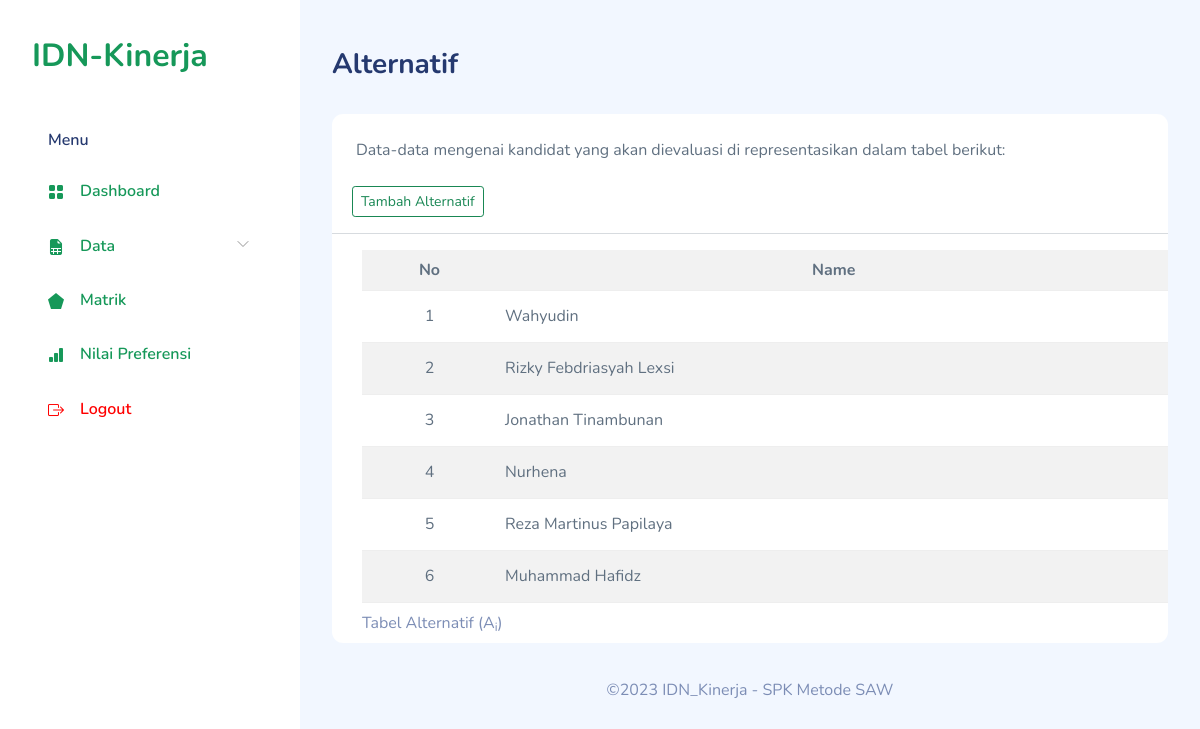
Before: /alternatif.php (signed in) with the older database file.
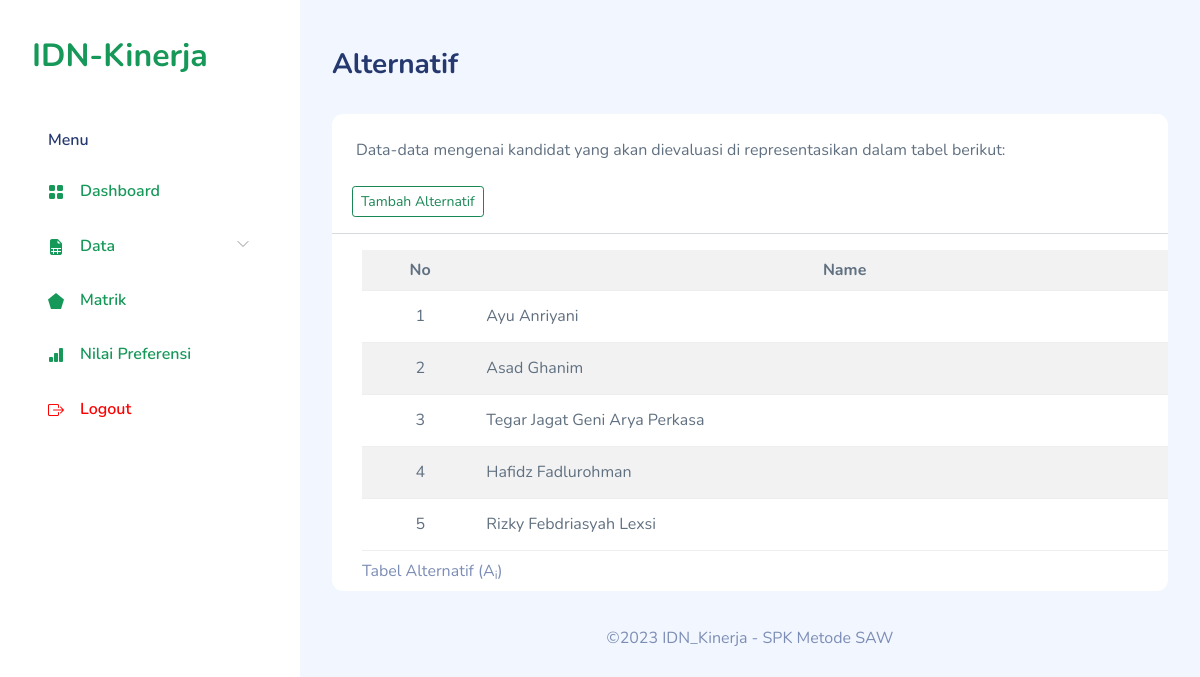
After: the same page with the newer database file.
### tables this page shows
CREATE TABLE `saw_alternatives` (
  `id_alternative` smallint(5) UNSIGNED NOT NULL,
  `name` varchar(30) NOT NULL
);

### alternatif.php (the view, shortened to what this page needs)
<!DOCTYPE html>
<html lang="en">
    <?php
        require "layout/head.php";
        require "include/conn.php";
    ?>
<body>
    <div id="app">
        <?php require "layout/sidebar.php";?>
        <div id="main">
            <div class="page-heading">
                <h3>Alternatif</h3>
            </div>
            <div class="page-content">
                <section class="row">
                    <div class="col-12">
                        <div class="card">
                            <div class="card-content">
                                <div class="card-body">
                                    <p class="card-text">
                                        Data-data mengenai kandidat yang akan dievaluasi di representasikan dalam
                                        tabel berikut:
                                    </p>
                                </div>
                                <div class="ml-auto">
                                    <button type="button" class="btn btn-outline-success btn-sm" data-bs-toggle="modal" data-bs-target="#inlineForm" style="margin-left: 20px;">
                                        Tambah Alternatif
                                    </button>
                                </div>
                                <hr>
                                <div class="table-responsive">
                                    <table class="table table-border table-striped mb-0" style="width: 1100px;margin-left: 30px;margin-right: 30px;">
                                        <caption> Tabel Alternatif (A<sub>i</sub>) </caption>
                                        <tr>
                                            <th class="text-center">No</th>
                                            <th class="text-center">Name</th>
                                        </tr>
                                        <?php
                                            $sql = 'SELECT id_alternative,name FROM saw_alternatives';
                                            $result = $db->query($sql);
                                            $i = 0;
                                            while ($row = $result->fetch_object()) {
                                                echo "<tr>
                                                    <td class='text-center'>" . (++$i) . "</td>
                                                    <td class='center'>{$row->name}</td>
                                                    <td class='text-center'>
                                                        <div class='btn-group mb-1'>
                                                            <div class='dropdown text-center'>
                                                                <button class='btn dropdown-toggle me-1 btn-sm' type='button'
                                                                    id='dropdownMenuButton' data-bs-toggle='dropdown'
                                                                    aria-haspopup='true' aria-expanded='false' style='background-color: #169859;color: white;'>
                                                                    Aksi
                                                                </button>
                                                                <div class='dropdown-menu' aria-labelledby='dropdownMenuButton'>
                                                                    <a class='dropdown-item' href='alternatif-edit.php?id={$row->id_alternative}'>Edit</a>
                                                                    <a class='dropdown-item' href='alternatif-hapus.php?id={$row->id_alternative}'>Hapus</a>
                                                                </div>
                                                            </div>
                                                        </div>
                                                    </td>
                                                  </tr>\n";
                                            }
                                        ?>
                                    </table>
                                </div>
                            </div>
                        </div>
                    </div>
                </section>
            </div>
            <?php require "layout/footer.php";?>
        </div>
    </div>
</body>
</html>

### layout/head.php (shortened to what this page needs)
<head>
    <link rel="stylesheet" href="assets/css/bootstrap.css">
    <link rel="stylesheet" href="assets/vendors/iconly/bold.css">
    <link rel="stylesheet" href="assets/vendors/perfect-scrollbar/perfect-scrollbar.css">
    <link rel="stylesheet" href="assets/vendors/bootstrap-icons/bootstrap-icons.css">
    <link rel="stylesheet" href="assets/css/app.css">
</head>

### layout/sidebar.php (shortened to what this page needs)
<div id="sidebar" class="active">
    <div class="sidebar-wrapper active">
        <div class="sidebar-header">
            <div class="d-flex justify-content-between">
                <div class="logo">
                    <a href="./" style="color: #169859;">IDN-Kinerja</a>
                </div>
            </div>
        </div>
        <div class="sidebar-menu">
            <ul class="menu">
                <li class="sidebar-title">Menu</li>
                <li class="sidebar-item">
                    <a href="./" class='sidebar-link'>
                        <i class="bi bi-grid-fill" style="color: #169859;"></i>
                        <span style="color: #169859;">Dashboard</span>
                    </a>
                </li>
                <li class="sidebar-item  has-sub">
                    <a href="#" class='sidebar-link'>
                        <i class="bi bi-file-earmark-spreadsheet-fill" style="color: #169859;"></i>
                        <span style="color: #169859;">Data</span>
                    </a>
                </li>
                <li class="sidebar-item">
                    <a href="matrik.php" class='sidebar-link' style="color: #169859;">
                        <i class="bi bi-pentagon-fill" style="color: #169859;"></i>
                        <span>Matrik</span>
                    </a>
                </li>
                <li class="sidebar-item">
                    <a href="preferensi.php" class='sidebar-link'>
                        <i class="bi bi-bar-chart-fill" style="color: #169859;"></i>
                        <span style="color: #169859;">Nilai Preferensi</span>
                    </a>
                </li>
                <li class="sidebar-item">
                    <a href="logout.php" class='sidebar-link'>
                        <i class="bi bi-box-arrow-right" style="color: red;"></i>
                        <span style="color: red;">Logout</span>
                    </a>
                </li>
            </ul>
        </div>
    </div>
</div>

### layout/footer.php
<footer>
    <div class="footer clearfix mb-0 text-muted text-center">
        <div>
            <p class="text-center">&copy;2023 IDN_Kinerja - SPK Metode SAW</p>
        </div>
    </div>
</footer>

### assets/css/app.css (style rules this page uses)
.card { margin-bottom:2.2rem;border:none }
.card .card-content { position:relative }
.card .card-body { padding:1.5rem }
#sidebar.active .sidebar-wrapper { left:0 }
.sidebar-wrapper { width:300px;height:100vh;position:fixed;top:0;z-index:10;overflow-y:auto;background-color:#fff;bottom:0;transition:left .5s ease-out }
.sidebar-wrapper .sidebar-header { padding:2rem 2rem 1rem;font-size:2rem;font-weight:700 }
.sidebar-wrapper .menu { margin-top:2rem;padding:0 2rem;font-weight:600 }
.sidebar-wrapper .menu .sidebar-title { padding:0 1rem;margin:1.5rem 0 1rem;font-size:1rem;list-style:none;font-weight:600;color:#25396f }
.sidebar-wrapper .menu .sidebar-link { display:block;padding:.7rem 1rem;font-size:1rem;display:flex;align-items:center;border-radius:.5rem;transition:all .5s;text-decoration:none;color:#25396f }
.sidebar-wrapper .menu .sidebar-link i,.sidebar-wrapper .menu .sidebar-link svg { color:#7c8db5 }
.sidebar-wrapper .menu .sidebar-link span { margin-left:1rem }
.sidebar-wrapper .menu .sidebar-item { list-style:none;margin-top:.5rem;position:relative }
.sidebar-wrapper .menu .sidebar-item.has-sub .sidebar-link:after { position:absolute;color:#ccc;right:15px;top:12px;display:block }
.dataTable-table td,.dataTable-table thead th,.table td,.table thead th { vertical-align:middle }
.bi { width:1rem;height:1rem }
#main { margin-left:300px;padding:2rem }
.page-heading { margin:0 0 2rem }
.page-heading h3 { font-weight:700 }
a { text-decoration:none }

Changed rows visible on the page:
removed saw_alternatives: name "Wahyudin"
removed saw_alternatives: name "Jonathan Tinambunan"
removed saw_alternatives: name "Nurhena"
removed saw_alternatives: name "Reza Martinus Papilaya"
removed saw_alternatives: name "Muhammad Hafidz"
added saw_alternatives: name "Ayu Anriyani"
added saw_alternatives: name "Asad Ghanim"
added saw_alternatives: name "Tegar Jagat Geni Arya Perkasa"
added saw_alternatives: name "Hafidz Fadlurohman"
